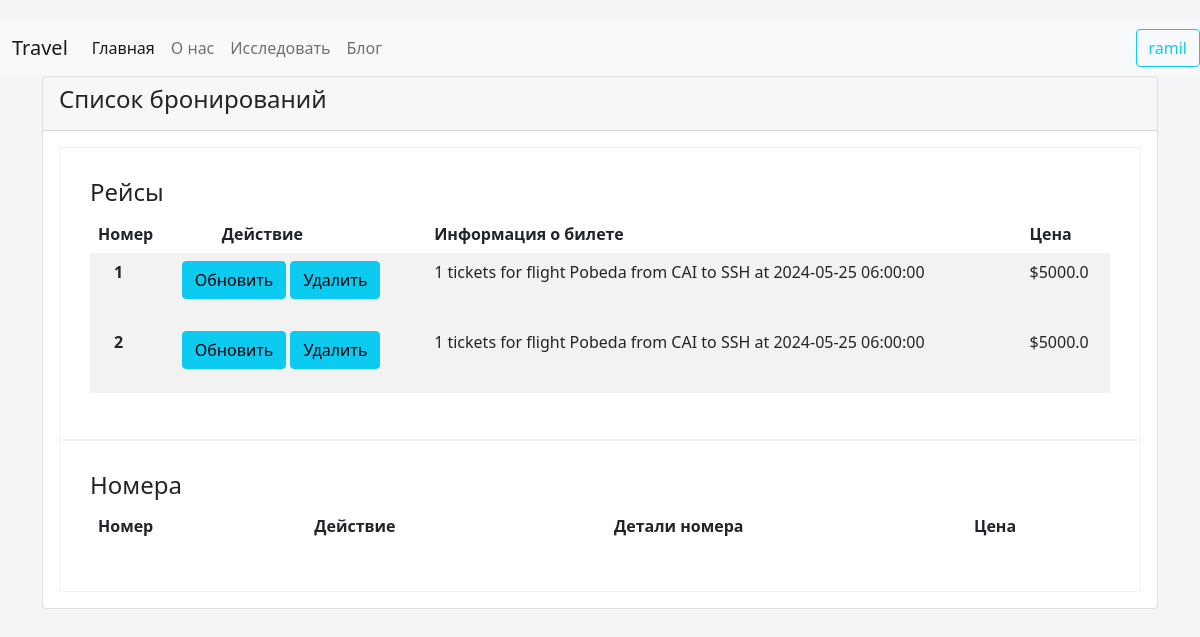
The page /booking-list/2 (signed in) on the database its author committed.
### Airline/models.py (models this page shows, shortened)
class Flight_Reserve(models.Model):
    user = models.ForeignKey(User, on_delete=models.CASCADE)
    Flight_Info = models.ForeignKey(Flights, on_delete=models.CASCADE)
    tickets = models.IntegerField()
    def __str__(self):
        return f"""{self.tickets} tickets for flight {self.Flight_Info.get_Airline_name_display()}
        from {self.Flight_Info.From} to {self.Flight_Info.To} at {self.Flight_Info.Depart}"""

class Flights(models.Model):
    Companies = (
        ('EGA', 'Egypt Air'),
        ('NIA', 'Pobeda'),
        ('ARA', 'Arabic Air'),
    )
    Locations = (
        ('CAI', 'Moscow Airport'),
        ('HGR', ' Hurghada Airport'),
        ('HBE', 'Borg El Arab Airport'),
        ('SSH', 'Kazan Airport'),
    )
    Airline_name = models.CharField(
        max_length=15, choices=Companies, default="Pobeda")
    From = models.CharField(
        max_length=30, choices=Locations, default="Moscow Airport")
    To = models.CharField(max_length=30, choices=Locations,
                          default="Borg El Arab Airport")
    Depart = models.DateTimeField()
    Capacity = models.IntegerField(default=30)
    Price = models.FloatField()

### UserAccount/views.py (the view, shortened to what this page needs)
# urls.py: path('booking-list/<int:ID>',views.booking_list,name='booking_list'),
def booking_list(request, ID):
    flights = Flight_Reserve.objects.filter(user_id=ID)
    rooms = Reserve_Room.objects.filter(user_id=ID)
    customer = Profile.objects.get(user_id=ID)
    return render(request, 'Cart.html', {'rooms': rooms, 'flights': flights})

### templates/Cart.html (shortened to what this page needs)
{% load static %}
<html>
    <head>
        <link rel="stylesheet" href="{% static 'css/bootstrap.min.css' %}">
        <link rel="stylesheet" href="{% static 'css/Cart.css' %}">
    </head>
    <body>
        <nav class="navbar navbar-expand-lg navbar-light bg-light navgation">
            <div class="container">
                <div class="logo ">
                    <div><a class="navbar-brand" href="{% url 'Home' %}"> <span>Tr</span>avel</a></div>
                </div>
                <div class="collapse navbar-collapse links" id="navbarSupportedContent">
                    <div class="cont_links">
                        <ul class="navbar-nav me-auto mb-2 mb-lg-0">
                            <li class="nav-item ">
                                <a class="nav-link active" aria-current="page" href="{% url 'Home' %}">Главная</a>
                            </li>
                            <li class="nav-item sel_about">
                                <a class="nav-link " href="{% url 'Home' %}#2">О нас</a>
                            </li>
                            <li class="nav-item sel_services">
                                <a class="nav-link" href="{% url 'Home' %}#3">Исследовать</a>
                            </li>
                            <li class="nav-item sel_work">
                                <a class="nav-link" href="{% url 'Home' %}#4">Блог</a>
                            </li>
                        </ul>
                    </div>
                </div>
            </div>
            {% if user.is_authenticated %}
            <div class="login ">
                <a class="login" href="{% url 'profile' user.username %}"><button type="button" class="btn btn-outline-info">{{user.username}}</button></a>
            </div>
            {% else %}
            <div class="login ">
                <a class="login" href="{% url 'Login' %}"><button type="button" class="btn btn-outline-info">Войти</button></a>
            </div>
            {% endif %}
        </nav>
        <div class="container">
            <div class="card ">
                <div class="card-header">
                    <h4 class="card-title">Список бронирований</h4>
                </div>
                <div class="card-body">
                    <div class="cart-container">
                        <table class="table table-borderless table-striped">
                            <thead>
                                <h4>Рейсы</h4>
                                <tr>
                                    <th scope="col">Номер</th>
                                    <th scope="col" class="ps-5">Действие</th>
                                    <th scope="col">Информация о билете</th>
                                    <th scope="col">Цена</th>
                                </tr>
                            </thead>
                            {% for ticket in flights %}
                            <tbody>
                                <tr>
                                    <th scope="row" class="ps-4">{{ forloop.counter }}</th>
                                    <td>
                                        <form action="{% url 'booking_list' user.id %}" method="POST">
                                        <button class="btn btn-info"><a href="#" class="text-black text text-decoration-none">Обновить</a></button>
                                        <button class="btn btn-info" type="submit" name="Dflight" value="{{ ticket.id }}"><a class="text-black text text-decoration-none">Удалить</a></button>
                                        </form>
                                    </td>
                                    <td>{{ ticket }}</td>
                                    <td>${{ ticket.Flight_Info.Price }}</td>
                                </tr>
                            </tbody>
                            {% endfor %}
                        </table>
                    </div>
                    <div class="cart-container">
                        <table class="table table-borderless table-striped">
                            <thead>
                                <h4>Номера</h4>
                                <tr>
                                    <th scope="col">Номер</th>
                                    <th scope="col" class="ps-5">Действие</th>
                                    <th scope="col">Детали номера</th>
                                    <th scope="col">Цена</th>
                                </tr>
                            </thead>
                        </table>
                    </div>
                </div>
            </div>
        </div>
    </body>
</html>

### static/css/Cart.css (style rules this page uses)
body { background: #f4f5f7; margin-top:20px; }
.cart-container { border: 1px solid rgba(0, 0, 0, 0.05); padding: 30px; }

### rows shown on the page
Flight_Reserve: tickets+Flight_Info "1 tickets for flight Pobeda from CAI to SSH at 2024-05-25 06:00:00", Flight_Info.Price "5000.0"
Flight_Reserve: {{ ticket.id }} 3 (drawn), tickets+Flight_Info "1 tickets for flight Pobeda from CAI to SSH at 2024-05-25 06:00:00", Flight_Info.Price "5000.0"

### other values the page prints
{{ user.username }} "ramil"
